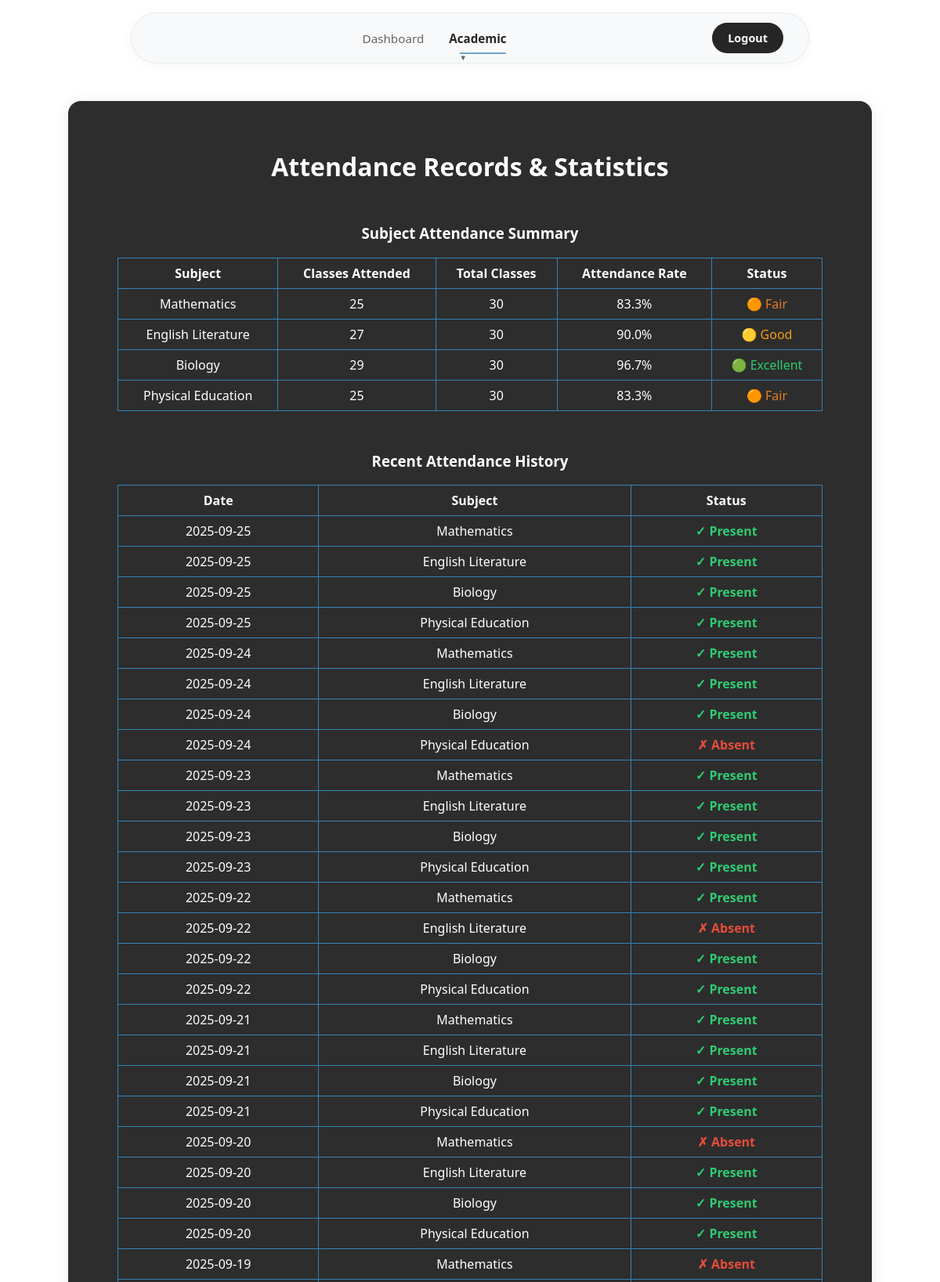
/student_attendance (signed in, upper part), run on the app's committed database.
### tables this page shows
CREATE TABLE subjects (
    id INTEGER PRIMARY KEY,
    name TEXT,
    teacher_id INTEGER REFERENCES users(id)
);

CREATE TABLE attendance (
    id INTEGER PRIMARY KEY,
    user_id INTEGER,
    subject_id INTEGER,
    date TEXT,
    present INTEGER,
    FOREIGN KEY (user_id) REFERENCES users(id),
    FOREIGN KEY (subject_id) REFERENCES subjects(id)
);

### app.py (the view)
@app.route('/student_attendance')
def student_attendance():
    if not is_student():
        return redirect(url_for('login'))
    user_id = session['user_id']
    conn = get_db()
    cur = conn.cursor()
    cur.execute('''SELECT subjects.name as subject_name,
                          attendance.date,
                          attendance.present
                   FROM attendance
                   JOIN subjects ON attendance.subject_id = subjects.id
                   WHERE attendance.user_id = ?
                   ORDER BY attendance.date DESC''', (user_id,))
    attendance_records = cur.fetchall()
    cur.execute('''SELECT subjects.name as subject_name,
                          COUNT(*) as total_classes,
                          SUM(present) as classes_present,
                          ROUND(AVG(CAST(present AS FLOAT)) * 100, 1) as attendance_rate
                   FROM attendance
                   JOIN subjects ON attendance.subject_id = subjects.id
                   WHERE attendance.user_id = ?
                   GROUP BY subjects.id, subjects.name''', (user_id,))
    subject_attendance = cur.fetchall()
    return render_template('student_attendance.html',
                         attendance_records=attendance_records,
                         subject_attendance=subject_attendance)

### app.py (called while the page is built)
def is_student():
    return session.get('role') == 'student'

### templates/student_attendance.html (shortened to what this page needs)
<!DOCTYPE html>
<html>
<head>
    <link rel="stylesheet" href="/static/styles.css">
</head>
<body>
            <div class="navbar">
        <div class="navbar-container">
            <div class="navbar-links">
                <a href="/student_dashboard" class="nav-link">Dashboard</a>
                <div class="dropdown">
                    <a href="#" class="nav-link dropdown-trigger active">Academic</a>
                </div>
            </div>
            <div class="navbar-actions">
                <a href="/logout" class="nav-btn">Logout</a>
            </div>
        </div>
    </div>
    <div class="center-wrapper">
        <div class="dashboard-container card-3d">
            <h1>Attendance Records & Statistics</h1>
            <div class="table-wrapper">
                <h3>Subject Attendance Summary</h3>
                <table>
                    <thead>
                        <tr>
                            <th>Subject</th>
                            <th>Classes Attended</th>
                            <th>Total Classes</th>
                            <th>Attendance Rate</th>
                            <th>Status</th>
                        </tr>
                    </thead>
                    <tbody>
                        {% for subject in subject_attendance %}
                        <tr>
                            <td>{{ subject.subject_name }}</td>
                            <td>{{ subject.classes_present }}</td>
                            <td>{{ subject.total_classes }}</td>
                            <td>{{ subject.attendance_rate }}%</td>
                            <td>
                                {% if subject.attendance_rate >= 95 %}
                                    <span style="color: #2ECC71;">🟢 Excellent</span>
                                {% elif subject.attendance_rate >= 85 %}
                                    <span style="color: #F39C12;">🟡 Good</span>
                                {% elif subject.attendance_rate >= 75 %}
                                    <span style="color: #E67E22;">🟠 Fair</span>
                                {% else %}
                                    <span style="color: #E74C3C;">🔴 Needs Improvement</span>
                                {% endif %}
                            </td>
                        </tr>
                        {% endfor %}
                    </tbody>
                </table>
            </div>
            <div class="table-wrapper">
                <h3>Recent Attendance History</h3>
                <table>
                    <thead>
                        <tr>
                            <th>Date</th>
                            <th>Subject</th>
                            <th>Status</th>
                        </tr>
                    </thead>
                    <tbody>
                        {% if attendance_records %}
                            {% for record in attendance_records %}
                            <tr>
                                <td>{{ record.date }}</td>
                                <td>{{ record.subject_name }}</td>
                                <td>
                                    {% if record.present %}
                                        <span style="color: #2ECC71; font-weight: bold;">✓ Present</span>
                                    {% else %}
                                        <span style="color: #E74C3C; font-weight: bold;">✗ Absent</span>
                                    {% endif %}
                                </td>
                            </tr>
                            {% endfor %}
                        {% else %}
                            <tr>
                                <td colspan="3" style="text-align: center; color: rgba(255,255,255,0.6); padding: 20px;">
                                    No attendance records found.
                                </td>
                            </tr>
                        {% endif %}
                    </tbody>
                </table>
            </div>
        </div>
    </div>
</body>
</html>

### static/styles.css (style rules this page uses)
body { background: #ffffff; font-family: 'Segoe UI', 'Arial', sans-serif; color: #262626; margin: 0; padding: 0; min-height: 100vh; }
.navbar { background: transparent; backdrop-filter: none; -webkit-backdrop-filter: none; box-shadow: none; padding: 1rem 0; position: sticky; top: 0; left: 0; right: 0; z-index: 1000; margin-bottom: 0; border: none; width: 100%; }
.navbar-container { max-width: 800px; margin: 0 auto; display: flex; justify-content: space-between; align-items: center; padding: 0.75rem 2rem; height: auto; background: rgba(248, 249, 250, 0.9); backdrop-filter: blur(10px); -webkit-backdrop-filter: blur(10px); border-radius: 50px; border: 1px solid rgba(0, 0, 0, 0.06); box-shadow: 0 2px 16px rgba(0, 0, 0, 0.04); }
.navbar-actions { display: flex; align-items: center; gap: 1rem; }
.navbar-links { display: flex; gap: 2rem; align-items: center; justify-content: center; flex: 1; margin: 0; }
.nav-link { color: #666666; text-decoration: none; font-weight: 500; padding: 0.5rem 0; border-radius: 0; transition: all 0.2s ease; position: relative; font-size: 0.95rem; white-space: nowrap; border: none; background: transparent; }
.nav-link.active { color: #262626; background: transparent; box-shadow: none; border: none; transform: none; font-weight: 600; }
.nav-btn { background: #262626; color: #ffffff; text-decoration: none; font-weight: 600; padding: 0.625rem 1.25rem; border-radius: 25px; transition: all 0.2s ease; font-size: 0.9rem; white-space: nowrap; border: none; }
.nav-link.active::after { width: 80%; }
.nav-link::after { content: ''; position: absolute; bottom: -2px; left: 50%; width: 0; height: 2px; background: #3283b8; transition: all 0.3s ease; transform: translateX(-50%); }
.dropdown { position: relative; display: inline-block; }
.nav-link.dropdown-trigger::after { content: '▼'; font-size: 0.6rem; margin-left: 0.375rem; opacity: 0.7; transition: transform 0.2s ease; }
.dashboard-container { padding: 2.5em 2em; background: #262626; border-radius: 16px; max-width: 1200px; box-shadow: 0 4px 20px rgba(0, 0, 0, 0.1); width: 90%; margin: 2em auto; display: flex; flex-direction: column; align-items: center; border: 1px solid rgba(0, 0, 0, 0.05); }
.center-wrapper { display: flex; align-items: center; justify-content: center; min-height: 100vh; }
.card-3d { background: #2d2d2d; border-radius: 16px; box-shadow: 0 4px 20px rgba(0, 0, 0, 0.1); width: 80%; border: 1px solid rgba(0, 0, 0, 0.05); }
h1, h2, h3 { color: #ffffff;; text-align: center; margin-bottom: 1em; text-decoration: none; }
.table-wrapper { width: 100%; max-width: 900px; overflow-x: auto; margin: 0 auto; }
table { width: 100%; max-width: 900px; border-collapse: collapse; margin: 1em auto 2em; }
th, td { padding: 8px; border: 1px solid #3283b8; text-align: center; text-decoration: none; color:#ffffff; }
.dashboard-container { max-width: 1200px; margin: 2em auto; padding: 2.5em 2em; }

### data on the page
subjects: subject_name "Mathematics", classes_present "25", total_classes "30", attendance_rate "83.3", shows "🟠 Fair"
subjects: subject_name "English Literature", classes_present "27", total_classes "30", attendance_rate "90.0", shows "🟡 Good"
subjects: subject_name "Biology", classes_present "29", total_classes "30", attendance_rate "96.7", shows "🟢 Excellent"
subjects: subject_name "Physical Education", classes_present "25", total_classes "30", attendance_rate "83.3", shows "🟠 Fair"
attendance: date "2025-09-25", subject_name "Mathematics", present "✓ Present"
attendance: date "2025-09-25", subject_name "English Literature", present "✓ Present"
attendance: date "2025-09-25", subject_name "Biology", present "✓ Present"
attendance: date "2025-09-25", subject_name "Physical Education", present "✓ Present"
attendance: date "2025-09-24", subject_name "Mathematics", present "✓ Present"
attendance: date "2025-09-24", subject_name "English Literature", present "✓ Present"
attendance: date "2025-09-24", subject_name "Biology", present "✓ Present"
attendance: date "2025-09-24", subject_name "Physical Education", present "✗ Absent"
attendance: date "2025-09-23", subject_name "Mathematics", present "✓ Present"
attendance: date "2025-09-23", subject_name "English Literature", present "✓ Present"
attendance: date "2025-09-23", subject_name "Biology", present "✓ Present"
attendance: date "2025-09-23", subject_name "Physical Education", present "✓ Present"
attendance: date "2025-09-22", subject_name "Mathematics", present "✓ Present"
attendance: date "2025-09-22", subject_name "English Literature", present "✗ Absent"
attendance: date "2025-09-22", subject_name "Biology", present "✓ Present"
attendance: date "2025-09-22", subject_name "Physical Education", present "✓ Present"
attendance: date "2025-09-21", subject_name "Mathematics", present "✓ Present"
attendance: date "2025-09-21", subject_name "English Literature", present "✓ Present"
attendance: date "2025-09-21", subject_name "Biology", present "✓ Present"
attendance: date "2025-09-21", subject_name "Physical Education", present "✓ Present"
attendance: date "2025-09-20", subject_name "Mathematics", present "✗ Absent"
attendance: date "2025-09-20", subject_name "English Literature", present "✓ Present"
attendance: date "2025-09-20", subject_name "Biology", present "✓ Present"
attendance: date "2025-09-20", subject_name "Physical Education", present "✓ Present"
attendance: date "2025-09-19", subject_name "Mathematics", present "✗ Absent"
